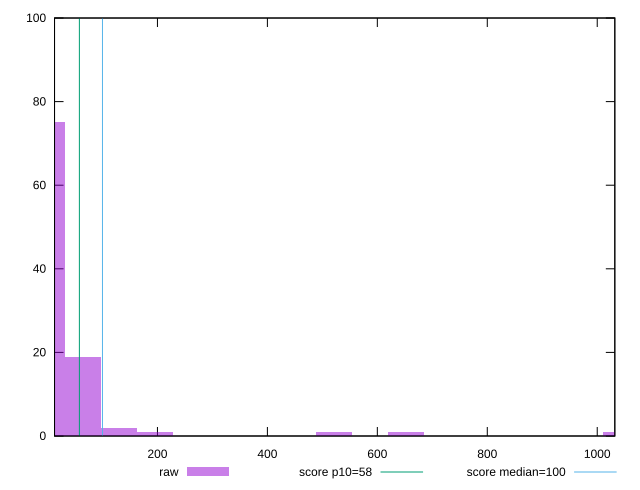

Write gnuplot code to recreate this figure.
reset

$raw <<EOF
521.1972948174076 1
651.4966185217595 1
1042.3945896348152 1
0 75
65.14966185217595 19
130.2993237043519 2
195.44898555652787 1
EOF

set key outside below
set boxwidth 65.14966185217595
set xrange [12.8:1032]
set yrange [0:100]
set trange [0:100]
set style fill transparent solid 0.5 noborder

set parametric
set terminal svg size 640, 490 enhanced background rgb 'white'
set output "report/report_00029_2021-02-24T13-36-40.390Z/estimated-input-latency/samples/agenda/raw/histogram.svg"

plot $raw title "raw" with boxes, \
     58,t title "score p10=58", \
     100,t title "score median=100"

reset
